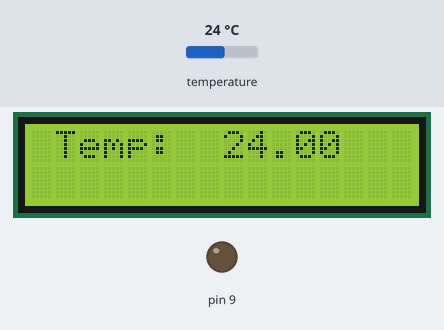
A sketch run on a simulated Arduino Uno, built with avr-gcc and run on an emulated ATmega328P. Parts: 16×2 character LCD, output pins drawn as LEDs (lit = HIGH). The inputs (shaded band) are chosen by the test bench; at power-on: temperature 24 °C.

Above: at 5.2 s.
5.3 s: temperature set to 12 °C
At 5.9 s:
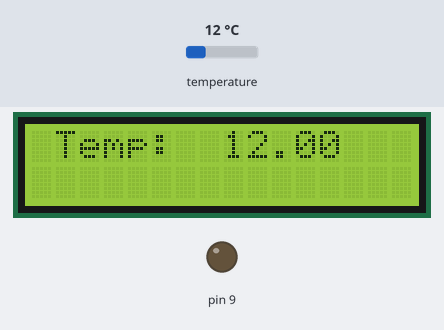
6.8 s: temperature set to 19 °C
At 7.1 s:
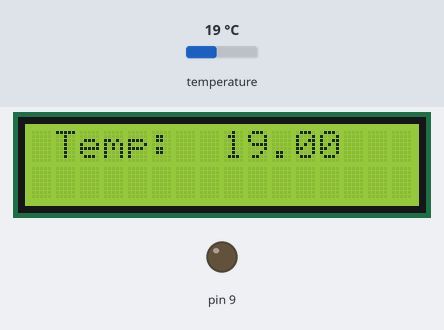
8.3 s: temperature set to 28 °C
At 9.4 s:
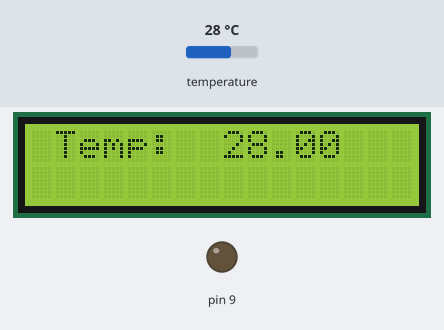
Timing chart, 0 to 11.3 s (numbered marks = the images above; inputs shaded):
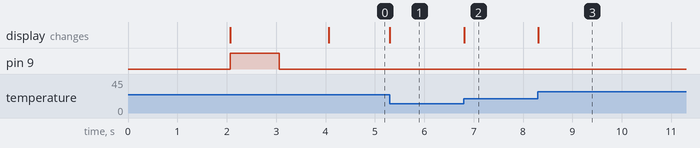

The sketch:

EcoBag.ino
```cpp
//Written by Oluwafemi Oreoluwa
//2 Libraries Used | 2 Redundant
// Originally Written in 2019   |  Latest Commit in June 2021

/*
You're looking at an Arduino Program written for ATMEGA Micro-controllers. It reads temperature & Humidity Data
and writes it temporaryly in the memory of the Atmega 329pu microntroller.
Thereafter, the data is displayed  on a (16x2)LCD.

The Code starts with a Welcome Text "Epic Flow" for exactly 2000miliseconds
Next, Temperature is displayed in degree celcius
And Humidity is displyaed in Percentage

*/


#include <LiquidCrystal.h> // Library for the LCD
#include "DHT.h"  // Library for the DHT-22/11 sensor
#include <DHT.h>
#include <DHT_U.h>

#define DHTPIN 1       // data pin for the Sensor is set for PIN 1 on the Microcontroller or Arduino Development Board
#define DHTTYPE DHT11  // dht sensor type is specified here. Because there are several types of dht sensors in this case were using dht11

const int rs = 12, en = 11, d4 = 5, d5 = 4, d6 = 3, d7 = 2;
LiquidCrystal lcd(rs, en, d4, d5, d6, d7);  // all the LCD pins are being assigned to a particular pin on the Arduino board
DHT_Unified dht(DHTPIN, DHTTYPE);
uint32_t delayMS;

void setup() {
dht.begin();   // the Dht sensor is initialized here with dht.begin()
lcd.begin(16, 2);
lcd.setCursor(3,0);
lcd.print("Epic Flow");
delay(2000);
lcd.clear();
controllerpowerstate();
sensor_t sensor;
dht.temperature().getSensor(&sensor);
dht.humidity().getSensor(&sensor);

//Welcome Screen Displays "Epic Flow"

}

void loop() {
sensors_event_t event;
dht.temperature().getEvent(&event);
lcd.setCursor(1,0);
lcd.print(F("Temp: "));
lcd.setCursor(8,0);
lcd.print(event.temperature);
// dht.temperature fetches the temperature data
// lcd.print(event.temperature) prints the data on the lcd

}


int controllerpowerstate(){
  pinMode(9,OUTPUT);
  digitalWrite(9,HIGH);
  delay(1000);
  digitalWrite(9,LOW);
  delay(1000);

//
}

int chargingalert(){
  while(1){
  lcd.setCursor(6,0);
  lcd.print("Low Power");
  lcd.clear();
  lcd.setCursor(6,0);
  lcd.print("Low Power");
  }

  // this functions is meant to display ("lower power on the lcd when the circuit power is insufficient")
}
```

Measured:
- after the input at 5.3 s, the display: changes at once (image 1)
- after the input at 6.8 s, the display: changes at once (image 2)
- after the input at 8.3 s, the display: changes at once (image 3)
